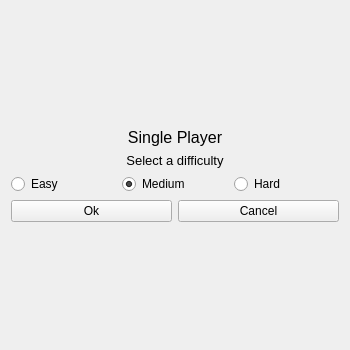
<?xml version="1.0" encoding="UTF-8"?>
<ui version="4.0">
 <class>SelectDifficultyWidget</class>
 <widget class="QWidget" name="SelectDifficultyWidget">
  <property name="geometry">
   <rect>
    <x>0</x>
    <y>0</y>
    <width>350</width>
    <height>350</height>
   </rect>
  </property>
  <property name="windowTitle">
   <string>Form</string>
  </property>
  <layout class="QVBoxLayout" name="verticalLayout_2">
   <item>
    <layout class="QVBoxLayout" name="verticalLayout">
     <item>
      <widget class="QLabel" name="labelTitle">
       <property name="sizePolicy">
        <sizepolicy hsizetype="Preferred" vsizetype="Fixed">
         <horstretch>0</horstretch>
         <verstretch>0</verstretch>
        </sizepolicy>
       </property>
       <property name="font">
        <font>
         <pointsize>12</pointsize>
        </font>
       </property>
       <property name="text">
        <string>Single Player</string>
       </property>
       <property name="alignment">
        <set>Qt::AlignCenter</set>
       </property>
      </widget>
     </item>
     <item>
      <widget class="QLabel" name="label">
       <property name="sizePolicy">
        <sizepolicy hsizetype="Preferred" vsizetype="Fixed">
         <horstretch>0</horstretch>
         <verstretch>0</verstretch>
        </sizepolicy>
       </property>
       <property name="font">
        <font>
         <pointsize>10</pointsize>
        </font>
       </property>
       <property name="text">
        <string>Select a difficulty</string>
       </property>
       <property name="alignment">
        <set>Qt::AlignCenter</set>
       </property>
      </widget>
     </item>
     <item>
      <layout class="QHBoxLayout" name="horizontalLayout">
       <item>
        <widget class="QRadioButton" name="radioButtonEasy">
         <property name="text">
          <string>Easy</string>
         </property>
        </widget>
       </item>
       <item>
        <widget class="QRadioButton" name="radioButtonMedium">
         <property name="enabled">
          <bool>true</bool>
         </property>
         <property name="text">
          <string>Medium</string>
         </property>
         <property name="checked">
          <bool>true</bool>
         </property>
        </widget>
       </item>
       <item>
        <widget class="QRadioButton" name="radioButtonHard">
         <property name="text">
          <string>Hard</string>
         </property>
        </widget>
       </item>
      </layout>
     </item>
     <item>
      <layout class="QHBoxLayout" name="horizontalLayout_2">
       <item>
        <widget class="QPushButton" name="pushButtonOk">
         <property name="text">
          <string>Ok</string>
         </property>
        </widget>
       </item>
       <item>
        <widget class="QPushButton" name="pushButtonCancel">
         <property name="text">
          <string>Cancel</string>
         </property>
        </widget>
       </item>
      </layout>
     </item>
    </layout>
   </item>
  </layout>
 </widget>
 <resources/>
 <connections/>
</ui>
